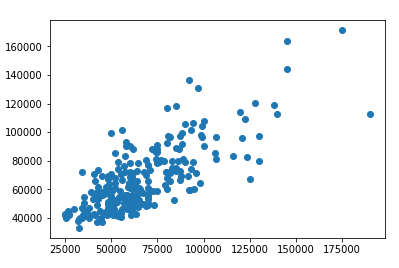

This chart was generated by the following Python code:
# -*- coding: utf-8 -*-
"""
Created on Thu Jan 24 17:21:09 2019

@author: kdandebo
"""
#Importing libraries
import pandas as pd
import matplotlib.pyplot as plt

#Importing data
df = pd.read_csv("C:/Users/kdandebo/Desktop/Models/Python excercise/Capstone/housing.csv")
#df=D1.parse("Calculations")

#a = df['Produce Name'].head(30)
#print(df['Produce Name'].head(5))
#b = df['Actual Boxes'].head(30)
F = df.head(500)
#print(F)
#print(df.columns)
#df.info()

# The independent variables are denoted as X
X = F[['lotsize', 'bedrooms', 'bathrms',
               'stories', 'garagepl']]

# the dependent variable which is denoted by Y, has been assinged to price , as it depends on all the variables mentioned above

y = F['price']

#   trying to create a model which generalises our data, so we divide our data into traiing data and test data

from sklearn.model_selection import train_test_split
# we Apply our linear regression algorithm on the training data and test it on our test data
# test data = 0.5 represents the data ratio , 50% to traninig and 50% to test data
X_train, X_test, y_train, y_test = train_test_split(X, y, test_size=0.5, random_state=101)
from sklearn.linear_model import LinearRegression
lm = LinearRegression()
# It fits the linear regression model on the training data.
lm.fit(X_train,y_train)

# Now lets predict on the test data, which is the main purpose of regression
predictions = lm.predict(X_test)
plt.scatter(y_test,predictions)
plt.show()
